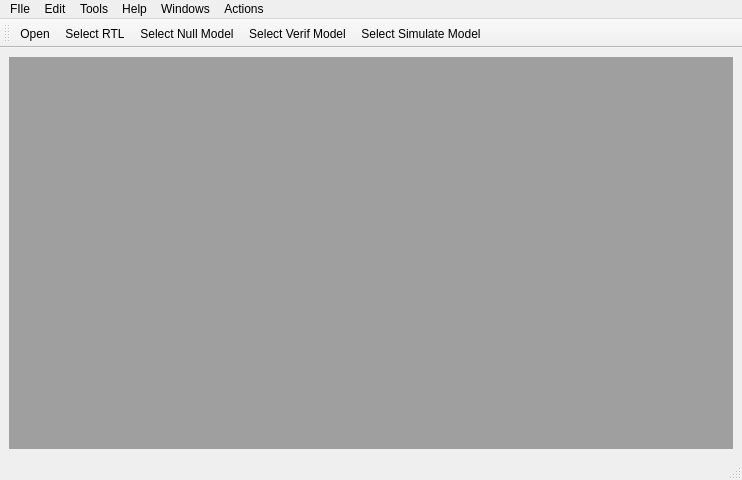
<?xml version="1.0" encoding="UTF-8"?>
<ui version="4.0">
 <class>MainWindow</class>
 <widget class="QMainWindow" name="MainWindow">
  <property name="windowModality">
   <enum>Qt::ApplicationModal</enum>
  </property>
  <property name="geometry">
   <rect>
    <x>0</x>
    <y>0</y>
    <width>742</width>
    <height>480</height>
   </rect>
  </property>
  <property name="mouseTracking">
   <bool>false</bool>
  </property>
  <property name="windowTitle">
   <string>Configuration Based Simulation</string>
  </property>
  <property name="windowIcon">
   <iconset>
    <normaloff>ico/favorite.ico</normaloff>ico/favorite.ico</iconset>
  </property>
  <widget class="QWidget" name="centralwidget">
   <property name="mouseTracking">
    <bool>true</bool>
   </property>
   <property name="contextMenuPolicy">
    <enum>Qt::DefaultContextMenu</enum>
   </property>
   <layout class="QVBoxLayout" name="verticalLayout">
    <item>
     <widget class="QMdiArea" name="mdiArea">
      <property name="mouseTracking">
       <bool>true</bool>
      </property>
      <property name="focusPolicy">
       <enum>Qt::ClickFocus</enum>
      </property>
      <property name="acceptDrops">
       <bool>true</bool>
      </property>
      <property name="layoutDirection">
       <enum>Qt::LeftToRight</enum>
      </property>
      <property name="autoFillBackground">
       <bool>true</bool>
      </property>
      <property name="frameShape">
       <enum>QFrame::NoFrame</enum>
      </property>
      <property name="frameShadow">
       <enum>QFrame::Plain</enum>
      </property>
      <property name="midLineWidth">
       <number>1</number>
      </property>
      <property name="verticalScrollBarPolicy">
       <enum>Qt::ScrollBarAsNeeded</enum>
      </property>
      <property name="horizontalScrollBarPolicy">
       <enum>Qt::ScrollBarAsNeeded</enum>
      </property>
      <property name="sizeAdjustPolicy">
       <enum>QAbstractScrollArea::AdjustToContents</enum>
      </property>
      <property name="activationOrder">
       <enum>QMdiArea::ActivationHistoryOrder</enum>
      </property>
      <property name="viewMode">
       <enum>QMdiArea::TabbedView</enum>
      </property>
      <property name="documentMode">
       <bool>true</bool>
      </property>
      <property name="tabsMovable">
       <bool>true</bool>
      </property>
      <property name="tabShape">
       <enum>QTabWidget::Triangular</enum>
      </property>
      <property name="tabPosition">
       <enum>QTabWidget::West</enum>
      </property>
      <widget class="QWidget" name="Configuration">
       <property name="font">
        <font>
         <italic>false</italic>
         <strikeout>false</strikeout>
         <stylestrategy>PreferDefault</stylestrategy>
        </font>
       </property>
       <property name="focusPolicy">
        <enum>Qt::StrongFocus</enum>
       </property>
       <property name="contextMenuPolicy">
        <enum>Qt::DefaultContextMenu</enum>
       </property>
       <property name="windowTitle">
        <string>Configuration</string>
       </property>
       <property name="accessibleName">
        <string/>
       </property>
       <layout class="QGridLayout" name="gridLayout_4">
        <item row="0" column="0" rowspan="2">
         <widget class="QGroupBox" name="groupBox_5">
          <property name="title">
           <string>Instance Select</string>
          </property>
          <layout class="QGridLayout" name="gridLayout">
           <item row="0" column="0" rowspan="2">
            <layout class="QVBoxLayout" name="verticalLayout_4">
             <item>
              <layout class="QHBoxLayout" name="horizontalLayout">
               <item>
                <widget class="QLineEdit" name="lineEdit_3"/>
               </item>
               <item>
                <widget class="QPushButton" name="pushButton_3">
                 <property name="text">
                  <string>Search</string>
                 </property>
                 <property name="icon">
                  <iconset>
                   <normaloff>ico/search_page.ico</normaloff>ico/search_page.ico</iconset>
                 </property>
                </widget>
               </item>
              </layout>
             </item>
             <item>
              <widget class="QTreeView" name="design_tree">
               <property name="focusPolicy">
                <enum>Qt::WheelFocus</enum>
               </property>
               <property name="autoFillBackground">
                <bool>true</bool>
               </property>
               <property name="locale">
                <locale language="Chinese" country="China"/>
               </property>
               <property name="inputMethodHints">
                <set>Qt::ImhMultiLine</set>
               </property>
               <property name="frameShape">
                <enum>QFrame::NoFrame</enum>
               </property>
               <property name="frameShadow">
                <enum>QFrame::Sunken</enum>
               </property>
               <property name="editTriggers">
                <set>QAbstractItemView::NoEditTriggers</set>
               </property>
               <property name="tabKeyNavigation">
                <bool>true</bool>
               </property>
               <property name="dragEnabled">
                <bool>true</bool>
               </property>
               <property name="dragDropMode">
                <enum>QAbstractItemView::InternalMove</enum>
               </property>
               <property name="alternatingRowColors">
                <bool>true</bool>
               </property>
               <property name="selectionMode">
                <enum>QAbstractItemView::MultiSelection</enum>
               </property>
               <property name="autoExpandDelay">
                <number>-2</number>
               </property>
               <property name="indentation">
                <number>10</number>
               </property>
               <property name="rootIsDecorated">
                <bool>true</bool>
               </property>
               <property name="uniformRowHeights">
                <bool>true</bool>
               </property>
               <property name="sortingEnabled">
                <bool>true</bool>
               </property>
               <property name="animated">
                <bool>true</bool>
               </property>
               <property name="allColumnsShowFocus">
                <bool>true</bool>
               </property>
               <property name="wordWrap">
                <bool>true</bool>
               </property>
               <property name="headerHidden">
                <bool>true</bool>
               </property>
               <property name="name" stdset="0">
                <string/>
               </property>
               <attribute name="headerVisible">
                <bool>false</bool>
               </attribute>
               <attribute name="headerCascadingSectionResizes">
                <bool>true</bool>
               </attribute>
               <attribute name="headerMinimumSectionSize">
                <number>24</number>
               </attribute>
               <attribute name="headerHighlightSections">
                <bool>true</bool>
               </attribute>
               <attribute name="headerShowSortIndicator" stdset="0">
                <bool>true</bool>
               </attribute>
              </widget>
             </item>
            </layout>
           </item>
           <item row="0" column="1">
            <layout class="QHBoxLayout" name="horizontalLayout_3">
             <item>
              <widget class="QGroupBox" name="groupBox_7">
               <property name="title">
                <string>Instance Mode</string>
               </property>
               <layout class="QVBoxLayout" name="verticalLayout_2">
                <item>
                 <widget class="QPushButton" name="pushButton_16">
                  <property name="text">
                   <string>RTL</string>
                  </property>
                  <property name="icon">
                   <iconset>
                    <normaloff>ico/device_and_hardware.ico</normaloff>ico/device_and_hardware.ico</iconset>
                  </property>
                 </widget>
                </item>
                <item>
                 <widget class="QPushButton" name="pushButton_13">
                  <property name="text">
                   <string>Null     Model</string>
                  </property>
                  <property name="icon">
                   <iconset>
                    <normaloff>ico/onenote.ico</normaloff>ico/onenote.ico</iconset>
                  </property>
                 </widget>
                </item>
                <item>
                 <widget class="QPushButton" name="pushButton_14">
                  <property name="text">
                   <string>Verif    Model</string>
                  </property>
                  <property name="icon">
                   <iconset>
                    <normaloff>ico/vimeo.ico</normaloff>ico/vimeo.ico</iconset>
                  </property>
                 </widget>
                </item>
                <item>
                 <widget class="QPushButton" name="pushButton_15">
                  <property name="text">
                   <string>Simulate Model</string>
                  </property>
                  <property name="icon">
                   <iconset>
                    <normaloff>ico/skype.ico</normaloff>ico/skype.ico</iconset>
                  </property>
                 </widget>
                </item>
               </layout>
              </widget>
             </item>
             <item>
              <widget class="QGroupBox" name="groupBox_6">
               <property name="title">
                <string>Control</string>
               </property>
               <layout class="QVBoxLayout" name="verticalLayout_3">
                <item>
                 <widget class="QPushButton" name="pushButton_9">
                  <property name="text">
                   <string>Delete</string>
                  </property>
                  <property name="icon">
                   <iconset>
                    <normaloff>ico/delete.ico</normaloff>ico/delete.ico</iconset>
                  </property>
                 </widget>
                </item>
                <item>
                 <widget class="QPushButton" name="pushButton_8">
                  <property name="text">
                   <string>Search Config</string>
                  </property>
                  <property name="icon">
                   <iconset>
                    <normaloff>ico/search.ico</normaloff>ico/search.ico</iconset>
                  </property>
                 </widget>
                </item>
                <item>
                 <widget class="QPushButton" name="pushButton_7">
                  <property name="text">
                   <string>Save Config</string>
                  </property>
                  <property name="icon">
                   <iconset>
                    <normaloff>ico/accept_page.ico</normaloff>ico/accept_page.ico</iconset>
                  </property>
                  <property name="autoExclusive">
                   <bool>true</bool>
                  </property>
                 </widget>
                </item>
               </layout>
              </widget>
             </item>
            </layout>
           </item>
           <item row="1" column="1">
            <widget class="QGroupBox" name="groupBox_4">
             <property name="title">
              <string>Result Report</string>
             </property>
             <layout class="QGridLayout" name="gridLayout_2">
              <item row="0" column="0">
               <widget class="QPushButton" name="pushButton_4">
                <property name="text">
                 <string>Search Reslut</string>
                </property>
                <property name="icon">
                 <iconset>
                  <normaloff>ico/report.ico</normaloff>ico/report.ico</iconset>
                </property>
               </widget>
              </item>
              <item row="0" column="1">
               <widget class="QPushButton" name="pushButton_5">
                <property name="text">
                 <string>Config result</string>
                </property>
                <property name="icon">
                 <iconset>
                  <normaloff>ico/text_page.ico</normaloff>ico/text_page.ico</iconset>
                </property>
               </widget>
              </item>
              <item row="1" column="0" colspan="2">
               <widget class="QTextBrowser" name="textBrowser">
                <property name="html">
                 <string>&lt;!DOCTYPE HTML PUBLIC &quot;-//W3C//DTD HTML 4.0//EN&quot; &quot;http://www.w3.org/TR/REC-html40/strict.dtd&quot;&gt;
&lt;html&gt;&lt;head&gt;&lt;meta name=&quot;qrichtext&quot; content=&quot;1&quot; /&gt;&lt;style type=&quot;text/css&quot;&gt;
p, li { white-space: pre-wrap; }
&lt;/style&gt;&lt;/head&gt;&lt;body style=&quot; font-family:'SimSun'; font-size:9pt; font-weight:400; font-style:normal;&quot;&gt;
&lt;p style=&quot; margin-top:0px; margin-bottom:0px; margin-left:0px; margin-right:0px; -qt-block-indent:0; text-indent:0px;&quot;&gt;&lt;span style=&quot; font-weight:600;&quot;&gt;Show your choice here&lt;/span&gt;&lt;/p&gt;&lt;/body&gt;&lt;/html&gt;</string>
                </property>
               </widget>
              </item>
             </layout>
            </widget>
           </item>
          </layout>
         </widget>
        </item>
        <item row="0" column="2">
         <widget class="QGroupBox" name="groupBox_3">
          <property name="title">
           <string>Macro Set</string>
          </property>
          <layout class="QGridLayout" name="gridLayout_3">
           <item row="0" column="0">
            <widget class="QTreeView" name="macro_tree">
             <property name="focusPolicy">
              <enum>Qt::WheelFocus</enum>
             </property>
             <property name="locale">
              <locale language="Chinese" country="China"/>
             </property>
             <property name="inputMethodHints">
              <set>Qt::ImhMultiLine</set>
             </property>
             <property name="frameShape">
              <enum>QFrame::WinPanel</enum>
             </property>
             <property name="editTriggers">
              <set>QAbstractItemView::NoEditTriggers</set>
             </property>
             <property name="dragDropMode">
              <enum>QAbstractItemView::InternalMove</enum>
             </property>
             <property name="alternatingRowColors">
              <bool>true</bool>
             </property>
             <property name="autoExpandDelay">
              <number>-2</number>
             </property>
             <property name="indentation">
              <number>10</number>
             </property>
             <property name="uniformRowHeights">
              <bool>true</bool>
             </property>
             <property name="sortingEnabled">
              <bool>true</bool>
             </property>
             <property name="animated">
              <bool>true</bool>
             </property>
             <property name="allColumnsShowFocus">
              <bool>true</bool>
             </property>
             <property name="wordWrap">
              <bool>true</bool>
             </property>
             <property name="name" stdset="0">
              <string/>
             </property>
             <attribute name="headerCascadingSectionResizes">
              <bool>true</bool>
             </attribute>
             <attribute name="headerMinimumSectionSize">
              <number>24</number>
             </attribute>
             <attribute name="headerHighlightSections">
              <bool>true</bool>
             </attribute>
             <attribute name="headerShowSortIndicator" stdset="0">
              <bool>true</bool>
             </attribute>
            </widget>
           </item>
           <item row="1" column="0">
            <widget class="QScrollArea" name="scrollArea">
             <property name="widgetResizable">
              <bool>true</bool>
             </property>
             <widget class="QWidget" name="scrollAreaWidgetContents">
              <property name="geometry">
               <rect>
                <x>0</x>
                <y>0</y>
                <width>177</width>
                <height>136</height>
               </rect>
              </property>
             </widget>
            </widget>
           </item>
          </layout>
         </widget>
        </item>
       </layout>
      </widget>
      <widget class="QWidget" name="Benchmark">
       <property name="windowTitle">
        <string>Benckmark</string>
       </property>
       <layout class="QGridLayout" name="gridLayout_8">
        <item row="0" column="0" rowspan="2">
         <widget class="QTreeWidget" name="treeWidget">
          <column>
           <property name="text">
            <string>Benchmark Heri</string>
           </property>
          </column>
         </widget>
        </item>
        <item row="0" column="1">
         <widget class="QGroupBox" name="groupBox">
          <property name="styleSheet">
           <string notr="true">border-color: rgb(0, 0, 0);</string>
          </property>
          <property name="title">
           <string>Test List</string>
          </property>
          <property name="flat">
           <bool>false</bool>
          </property>
          <property name="checkable">
           <bool>false</bool>
          </property>
          <layout class="QGridLayout" name="gridLayout_5">
           <item row="0" column="0" rowspan="2" colspan="2">
            <widget class="Line" name="line">
             <property name="frameShadow">
              <enum>QFrame::Sunken</enum>
             </property>
             <property name="orientation">
              <enum>Qt::Vertical</enum>
             </property>
            </widget>
           </item>
           <item row="0" column="2">
            <widget class="QLineEdit" name="lineEdit">
             <property name="focusPolicy">
              <enum>Qt::ClickFocus</enum>
             </property>
             <property name="styleSheet">
              <string notr="true">border-color: rgb(85, 85, 0);
font: 9pt &quot;Sans Serif&quot;;</string>
             </property>
             <property name="text">
              <string notr="true" extracomment="Fliter">Flilter</string>
             </property>
            </widget>
           </item>
           <item row="0" column="3">
            <widget class="QPushButton" name="pushButton">
             <property name="text">
              <string>Search</string>
             </property>
            </widget>
           </item>
           <item row="1" column="1" colspan="3">
            <widget class="QTableWidget" name="tableWidget">
             <property name="frameShape">
              <enum>QFrame::WinPanel</enum>
             </property>
             <property name="sizeAdjustPolicy">
              <enum>QAbstractScrollArea::AdjustToContents</enum>
             </property>
             <property name="alternatingRowColors">
              <bool>true</bool>
             </property>
             <property name="selectionMode">
              <enum>QAbstractItemView::MultiSelection</enum>
             </property>
             <property name="selectionBehavior">
              <enum>QAbstractItemView::SelectRows</enum>
             </property>
             <property name="gridStyle">
              <enum>Qt::NoPen</enum>
             </property>
            </widget>
           </item>
          </layout>
         </widget>
        </item>
        <item row="1" column="1">
         <widget class="QGroupBox" name="groupBox_2">
          <property name="title">
           <string>Compiler Configuration</string>
          </property>
          <layout class="QGridLayout" name="gridLayout_6">
           <item row="0" column="0">
            <widget class="QLabel" name="label">
             <property name="font">
              <font>
               <pointsize>11</pointsize>
              </font>
             </property>
             <property name="text">
              <string>Boot Location</string>
             </property>
            </widget>
           </item>
           <item row="0" column="1">
            <widget class="QComboBox" name="comboBox">
             <item>
              <property name="text">
               <string>Flash</string>
              </property>
             </item>
             <item>
              <property name="text">
               <string>DDR</string>
              </property>
             </item>
            </widget>
           </item>
           <item row="1" column="0">
            <widget class="QLabel" name="label_2">
             <property name="font">
              <font>
               <pointsize>11</pointsize>
              </font>
             </property>
             <property name="text">
              <string>Data Bytes</string>
             </property>
            </widget>
           </item>
           <item row="1" column="1">
            <widget class="QComboBox" name="comboBox_2">
             <item>
              <property name="text">
               <string>1</string>
              </property>
             </item>
             <item>
              <property name="text">
               <string>2</string>
              </property>
             </item>
             <item>
              <property name="text">
               <string>4</string>
              </property>
             </item>
             <item>
              <property name="text">
               <string>8</string>
              </property>
             </item>
             <item>
              <property name="text">
               <string>16</string>
              </property>
             </item>
             <item>
              <property name="text">
               <string>32</string>
              </property>
             </item>
             <item>
              <property name="text">
               <string>64</string>
              </property>
             </item>
            </widget>
           </item>
           <item row="2" column="0">
            <widget class="QPushButton" name="pushButton_2">
             <property name="text">
              <string>Compile</string>
             </property>
            </widget>
           </item>
          </layout>
         </widget>
        </item>
       </layout>
      </widget>
     </widget>
    </item>
   </layout>
  </widget>
  <widget class="QMenuBar" name="menubar">
   <property name="geometry">
    <rect>
     <x>0</x>
     <y>0</y>
     <width>742</width>
     <height>22</height>
    </rect>
   </property>
   <widget class="QMenu" name="menuFIle">
    <property name="title">
     <string>FIle</string>
    </property>
    <addaction name="actionOpen"/>
    <addaction name="actionNew"/>
    <addaction name="actionSava"/>
    <addaction name="separator"/>
    <addaction name="actionExit"/>
   </widget>
   <widget class="QMenu" name="menuEdit">
    <property name="title">
     <string>Edit</string>
    </property>
   </widget>
   <widget class="QMenu" name="menuTools">
    <property name="title">
     <string>Tools</string>
    </property>
   </widget>
   <widget class="QMenu" name="menuHelp">
    <property name="title">
     <string>Help</string>
    </property>
   </widget>
   <widget class="QMenu" name="menuWindows">
    <property name="title">
     <string>Windows</string>
    </property>
    <addaction name="actionConfiguration"/>
    <addaction name="actionBenchmark"/>
   </widget>
   <widget class="QMenu" name="menuActions">
    <property name="title">
     <string>Actions</string>
    </property>
    <addaction name="actionSelect_RTL"/>
    <addaction name="actionSelect_Null_Model"/>
    <addaction name="actionSelect_Verif_Model"/>
    <addaction name="actionSelect_Simulate_Model"/>
   </widget>
   <addaction name="menuFIle"/>
   <addaction name="menuEdit"/>
   <addaction name="menuTools"/>
   <addaction name="menuHelp"/>
   <addaction name="menuWindows"/>
   <addaction name="menuActions"/>
  </widget>
  <widget class="QStatusBar" name="statusbar"/>
  <widget class="QToolBar" name="toolBar">
   <property name="windowTitle">
    <string>toolBar</string>
   </property>
   <attribute name="toolBarArea">
    <enum>TopToolBarArea</enum>
   </attribute>
   <attribute name="toolBarBreak">
    <bool>false</bool>
   </attribute>
   <addaction name="actionOpen"/>
   <addaction name="actionSelect_RTL"/>
   <addaction name="actionSelect_Null_Model"/>
   <addaction name="actionSelect_Verif_Model"/>
   <addaction name="actionSelect_Simulate_Model"/>
  </widget>
  <action name="actionOpen">
   <property name="icon">
    <iconset>
     <normaloff>ico/full_page.ico</normaloff>ico/full_page.ico</iconset>
   </property>
   <property name="text">
    <string>Open</string>
   </property>
  </action>
  <action name="actionNew">
   <property name="text">
    <string>New</string>
   </property>
  </action>
  <action name="actionSava">
   <property name="text">
    <string>Save</string>
   </property>
  </action>
  <action name="actionExit">
   <property name="text">
    <string>Exit</string>
   </property>
  </action>
  <action name="actionConfiguration">
   <property name="text">
    <string>Configuration</string>
   </property>
   <property name="toolTip">
    <string>&lt;html&gt;&lt;head/&gt;&lt;body&gt;&lt;p&gt;&lt;span style=&quot; font-size:14pt; font-weight:600;&quot;&gt;Configuration&lt;/span&gt;&lt;/p&gt;&lt;/body&gt;&lt;/html&gt;</string>
   </property>
  </action>
  <action name="actionBenchmark">
   <property name="text">
    <string>Benchmark</string>
   </property>
  </action>
  <action name="actionSelect_RTL">
   <property name="text">
    <string>Select RTL</string>
   </property>
  </action>
  <action name="actionSelect_Null_Model">
   <property name="text">
    <string>Select Null Model</string>
   </property>
  </action>
  <action name="actionSelect_Verif_Model">
   <property name="text">
    <string>Select Verif Model</string>
   </property>
  </action>
  <action name="actionSelect_Simulate_Model">
   <property name="text">
    <string>Select Simulate Model</string>
   </property>
  </action>
 </widget>
 <resources/>
 <connections>
  <connection>
   <sender>design_tree</sender>
   <signal>clicked(QModelIndex)</signal>
   <receiver>design_tree</receiver>
   <slot>setCurrentIndex(QModelIndex)</slot>
   <hints>
    <hint type="sourcelabel">
     <x>402</x>
     <y>355</y>
    </hint>
    <hint type="destinationlabel">
     <x>402</x>
     <y>355</y>
    </hint>
   </hints>
  </connection>
 </connections>
</ui>
